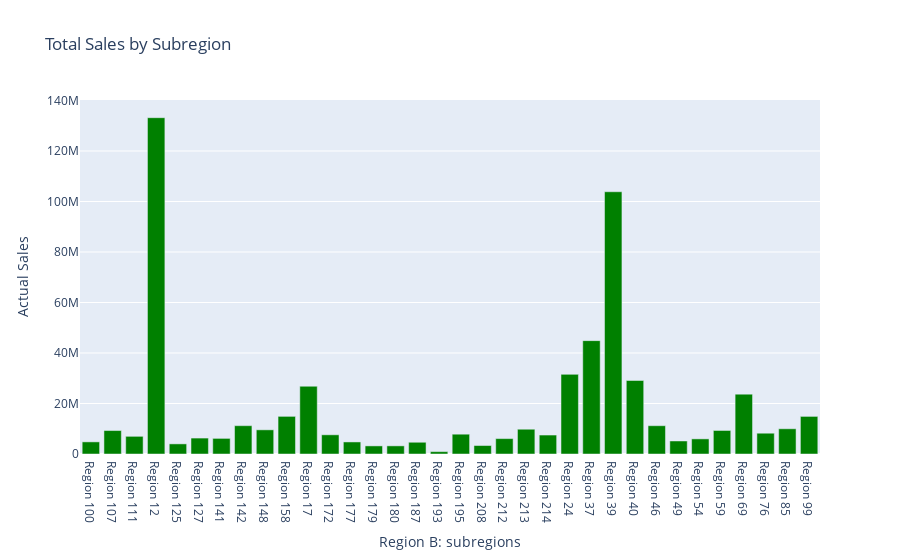

The notebook cell saved with this chart:
### Markdown cell above
Now it is turn for Region B.

### Code cell
regionB_sales = total_products[total_products['Region_Lvl1'] == 'RegionB']
# print(regionA_sales)
region_sales = regionB_sales.groupby('Region_Lvl2')['ActualSales'].sum()

fig = make_subplots(rows=1, cols=1)

trace = go.Bar(
    x=region_sales.index,
    y=region_sales.values,
    name='Actual Sales',
    marker=dict(color='green')
)

fig.add_trace(trace, row=1, col=1)

fig.update_layout(
    title='Total Sales by Subregion',
    xaxis_title='Region B: subregions',
    yaxis_title='Actual Sales'
)

fig.show()

### Figure 1 — Plotly figure (JSON) as saved in the notebook; plotly's stock layout.template omitted (floating-point values rounded to 4 significant figures)
{"data": [{"marker": {"color": "green"}, "name": "Actual Sales", "type": "bar", "x": ["Region 100", "Region 107", "Region 111", "Region 12", "Region 125", "Region 127", "Region 141", "Region 142", "Region 148", "Region 158", "Region 17", "Region 172", "Region 177", "Region 179", "Region 180", "Region 187", "Region 193", "Region 195", "Region 208", "Region 212", "Region 213", "Region 214", "Region 24", "Region 37", "Region 39", "Region 40", "Region 46", "Region 49", "Region 54", "Region 59", "Region 69", "Region 76", "Region 85", "Region 99"], "xaxis": "x", "y": [4802000.0, 9290000.0, 6999000.0, 133200000.0, 4010000.0, 6310000.0, 6182000.0, 11210000.0, 9573000.0, 14910000.0, 26840000.0, 7600000.0, 4773000.0, 3207000.0, 3219000.0, 4651000.0, 937600.0, 7847000.0, 3356000.0, 6097000.0, 9809000.0, 7508000.0, 31540000.0, 44900000.0, 103900000.0, 29110000.0, 11200000.0, 5157000.0, 5988000.0, 9316000.0, 23710000.0, 8235000.0, 9989000.0, 14890000.0], "yaxis": "y"}], "layout": {"title": {"text": "Total Sales by Subregion"}, "xaxis": {"anchor": "y", "domain": [0, 1], "title": {"text": "Region B: subregions"}}, "yaxis": {"anchor": "x", "domain": [0, 1], "title": {"text": "Actual Sales"}}}}
